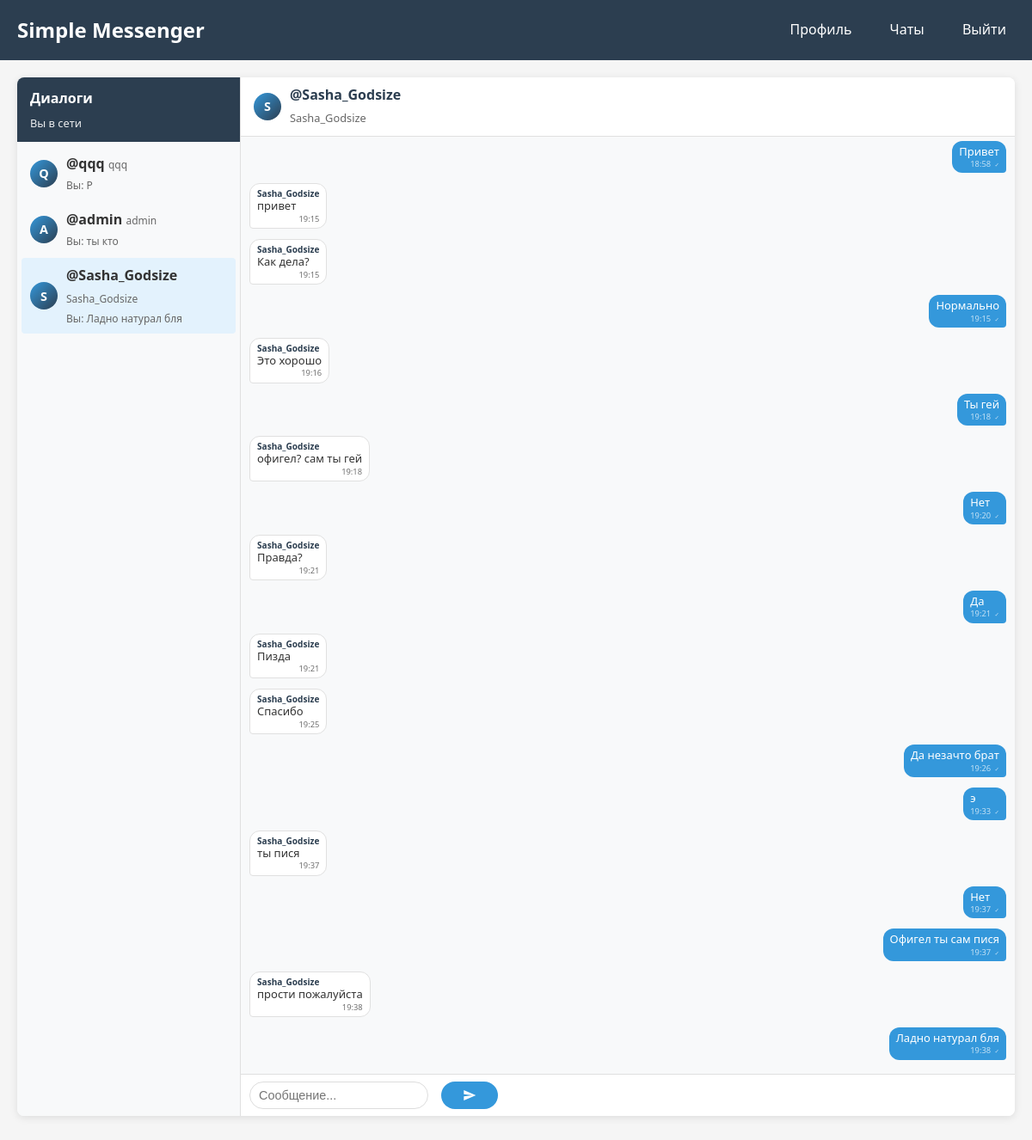
The page /chat/1 (signed in) on the database its author committed.
### tables this page shows
CREATE TABLE friends (
            id INTEGER PRIMARY KEY AUTOINCREMENT,
            user_id INTEGER NOT NULL,
            friend_id INTEGER NOT NULL,
            status TEXT DEFAULT 'pending',
            requested_at TIMESTAMP DEFAULT CURRENT_TIMESTAMP,
            accepted_at TIMESTAMP,
            FOREIGN KEY (user_id) REFERENCES users (id),
            FOREIGN KEY (friend_id) REFERENCES users (id),
            UNIQUE(user_id, friend_id)
        );

CREATE TABLE users (
            id INTEGER PRIMARY KEY AUTOINCREMENT,
            username TEXT UNIQUE NOT NULL,
            password TEXT NOT NULL,
            unique_nickname TEXT UNIQUE NOT NULL,
            created_at TIMESTAMP DEFAULT CURRENT_TIMESTAMP,
            last_seen TIMESTAMP DEFAULT CURRENT_TIMESTAMP
        );

CREATE TABLE messages (
            id INTEGER PRIMARY KEY AUTOINCREMENT,
            sender_id INTEGER NOT NULL,
            receiver_id INTEGER NOT NULL,
            message TEXT,
            message_type TEXT DEFAULT 'text',
            file_path TEXT,
            timestamp TIMESTAMP DEFAULT CURRENT_TIMESTAMP,
            read_status INTEGER DEFAULT 0,
            FOREIGN KEY (sender_id) REFERENCES users (id),
            FOREIGN KEY (receiver_id) REFERENCES users (id)
        );

### Мессенджер MAX/app.py (the view)
@app.route('/chat/<int:receiver_id>')
@login_required
def chat_with(receiver_id):
    receiver = db.get_user_by_id(receiver_id)
    if not receiver:
        flash('Пользователь не найден', 'error')
        return redirect(url_for('chat'))
    friends = db.get_friends_with_status(session['user_id'])
    is_friend = any(friend['id'] == receiver_id for friend in friends)
    if not is_friend:
        flash('Вы можете писать только друзьям', 'error')
        return redirect(url_for('chat'))
    db.mark_messages_as_read(session['user_id'], receiver_id)
    messages = db.get_messages(session['user_id'], receiver_id)
    for friend in friends:
        friend['unread_count'] = db.get_unread_count(session['user_id'], friend['id'])
        last_msg = db.get_last_message_preview(session['user_id'], friend['id'])
        friend['last_message'] = last_msg
        friend['active'] = (friend['id'] == receiver_id)
    def get_sort_key(friend):
        unread = -friend.get('unread_count', 0)
        if friend.get('status') == 'online':
            status = 0
        elif friend.get('status') == 'recently':
            status = 1
        else:
            status = 2
        return (unread, status)
    friends.sort(key=get_sort_key)
    stickers = db.get_stickers()
    return render_template('chat.html',
                         receiver=receiver,
                         messages=messages,
                         friends=friends,
                         stickers=stickers)

### Мессенджер MAX/app.py (called while the page is built)
def login_required(f):
    @wraps(f)
    def decorated_function(*args, **kwargs):
        if 'user_id' not in session:
            return redirect(url_for('login'))
        db.update_last_seen(session['user_id'])
        return f(*args, **kwargs)
    return decorated_function

### Мессенджер MAX/database.py (called while the page is built)
    def get_connection(self):
        return sqlite3.connect(self.db_name, detect_types=sqlite3.PARSE_DECLTYPES)

    def update_last_seen(self, user_id):
        conn = self.get_connection()
        cursor = conn.cursor()
        cursor.execute(
            'UPDATE users SET last_seen = CURRENT_TIMESTAMP WHERE id = ?',
            (user_id,)
        )
        conn.commit()
        conn.close()

    def get_user_by_id(self, user_id):
        conn = self.get_connection()
        cursor = conn.cursor()
        cursor.execute('SELECT id, username, unique_nickname FROM users WHERE id = ?', (user_id,))
        user = cursor.fetchone()
        conn.close()
        if user:
            status = self.get_user_status(user_id)
            return {
                'id': user[0],
                'username': user[1],
                'unique_nickname': user[2],
                'status': status
            }
        return None

    def get_messages(self, user1_id, user2_id):
        conn = self.get_connection()
        cursor = conn.cursor()
        cursor.execute('''
            SELECT m.id, m.sender_id, m.receiver_id, m.message, m.message_type, m.file_path,
                   strftime('%Y-%m-%d %H:%M:%S', m.timestamp) as timestamp,
                   u1.username as sender_name, u2.username as receiver_name
            FROM messages m
            JOIN users u1 ON m.sender_id = u1.id
            JOIN users u2 ON m.receiver_id = u2.id
            WHERE (m.sender_id = ? AND m.receiver_id = ?)
               OR (m.sender_id = ? AND m.receiver_id = ?)
            ORDER BY m.timestamp
        ''', (user1_id, user2_id, user2_id, user1_id))
        messages = cursor.fetchall()
        conn.close()
        return messages

    def get_unread_count(self, user_id, sender_id):
        conn = self.get_connection()
        cursor = conn.cursor()
        cursor.execute('''
            SELECT COUNT(*) FROM messages
            WHERE receiver_id = ? AND sender_id = ? AND read_status = 0
        ''', (user_id, sender_id))
        count = cursor.fetchone()[0]
        conn.close()
        return count

### Мессенджер MAX/templates/chat.html (shortened to what this page needs)
{% extends "base.html" %}
{% block styles %}
<link rel="stylesheet" href="{{ url_for('static', filename='chat.css') }}">
{% endblock %}
{% block content %}
<div class="chat-container" {% if receiver %}data-receiver-id="{{ receiver.id }}"{% endif %}>
    <div class="friends-sidebar">
        <div class="sidebar-header">
            <h3>Диалоги</h3>
            <div class="online-status">Вы в сети</div>
        </div>
        <div class="friends-list">
            {% for friend in friends %}
                <a href="{{ url_for('chat_with', receiver_id=friend.id) }}"
                   class="friend-item {% if receiver and friend.id == receiver.id %}active{% endif %}">
                    <div class="friend-avatar">
                        <div class="avatar-circle">{{ friend.username[0].upper() }}</div>
                    </div>
                    <div class="friend-info">
                        <strong>{{ friend.unique_nickname }}</strong>
                        <span class="friend-username">{{ friend.username }}</span>
                        {% if friend.last_message %}
                            <div class="last-message">
                                {% if friend.last_message.is_own %}Вы:{% endif %}
                                {{ friend.last_message.text|truncate(15) }}
                            </div>
                        {% endif %}
                    </div>
                </a>
            {% endfor %}
        </div>
    </div>
    <div class="chat-main">
        {% if receiver %}
            <div class="chat-header">
                <div class="partner-avatar">
                    <div class="avatar-circle">{{ receiver.username[0].upper() }}</div>
                </div>
                <div class="partner-info">
                    <h3>{{ receiver.unique_nickname }}</h3>
                    <span class="partner-username">{{ receiver.username }}</span>
                </div>
            </div>
<div class="messages-container" id="messages-container">
    {% for message in messages %}
        <div class="message-wrapper {% if message[1] == session.user_id %}own-message{% else %}other-message{% endif %}"
             data-message-id="{{ message[0] }}">
            <div class="message {% if message[1] == session.user_id %}own{% else %}other{% endif %}">
                {% if message[1] != session.user_id %}
                    <div class="message-sender">{{ message[7] }}</div>
                {% endif %}
                <div class="message-content">{{ message[3] }}</div>
                <div class="message-time">
                    {% if message[6] %}
                        {% if message[6] is string %}
                            {{ message[6].split(' ')[1][:5] if ' ' in message[6] else message[6] }}
                        {% else %}
                            {{ message[6].strftime('%H:%M') }}
                        {% endif %}
                    {% endif %}
                    {% if message[1] == session.user_id %}
                        <span class="read-status">✓</span>
                    {% endif %}
                </div>
            </div>
        </div>
    {% else %}
        <div style="text-align: center; padding: 20px; color: #666;">
            Нет сообщений
        </div>
    {% endfor %}
</div>
            <form method="POST" action="{{ url_for('send_message') }}" class="message-form" id="message-form">
                <div class="input-group">
                    <input type="text"
                           name="message"
                           id="message-input"
                           placeholder="Сообщение..."
                           required>
                    <button type="submit" class="send-button">
                        <svg viewBox="0 0 24 24" fill="white">
                            <path d="M2.01 21L23 12 2.01 3 2 10l15 2-15 2z"/>
                        </svg>
                    </button>
                </div>
            </form>
        {% else %}
            <div style="flex: 1; display: flex; align-items: center; justify-content: center; color: #666;">
                Выберите диалог
            </div>
        {% endif %}
    </div>
</div>
{% endblock %}

### Мессенджер MAX/static/style.css (style rules this page uses)
* { margin: 0; padding: 0; box-sizing: border-box; }
body { font-family: 'Segoe UI', Tahoma, Geneva, Verdana, sans-serif; line-height: 1.6; color: #333; background-color: #f5f5f5; }
button { width: 100%; padding: 12px; background-color: #3498db; color: white; border: none; border-radius: 4px; font-size: 16px; cursor: pointer; transition: background-color 0.3s; }
.chat-container { display: flex; height: calc(100vh - 120px); background-color: white; border-radius: 8px; overflow: hidden; box-shadow: 0 2px 10px rgba(0,0,0,0.1); }
.chat-header { padding: 20px; background-color: #f8f9fa; border-bottom: 1px solid #eee; }
.message { max-width: 70%; padding: 10px 15px; border-radius: 15px; margin-bottom: 10px; }
.message.own { align-self: flex-end; background-color: #3498db; color: white; }
.message.other { align-self: flex-start; background-color: #f1f1f1; }
.message-sender { font-size: 0.8em; font-weight: bold; margin-bottom: 5px; }
.message-time { font-size: 0.7em; opacity: 0.7; text-align: right; margin-top: 5px; }
.message-form { display: flex; padding: 20px; border-top: 1px solid #eee; background-color: #f8f9fa; }
.message-form input { flex: 1; padding: 12px; border: 1px solid #ddd; border-radius: 25px; font-size: 16px; margin-right: 10px; }
.message-form button { width: auto; padding: 12px 25px; border-radius: 25px; }
.message-wrapper { animation: fadeIn 0.3s ease-out; }
.own-message .message { animation: slideInRight 0.3s ease-out; }
.other-message .message { animation: slideInLeft 0.3s ease-out; }
.friend-item { position: relative; overflow: hidden; }
.friend-item::before { content: ''; position: absolute; top: 0; left: -100%; width: 100%; height: 100%; background: linear-gradient(90deg, transparent, rgba(255,255,255,0.2), transparent); transition: left 0.5s; }

### rows shown on the page
friends: username "Q", unique_nickname "@qqq", username "qqq", last_message.text "Р"
friends: username "A", unique_nickname "@admin", username "admin", last_message.text "ты кто"
friends: username "S", unique_nickname "@Sasha_Godsize", username "Sasha_Godsize", last_message.text "Ладно натурал бля"
users: username "S", unique_nickname "@Sasha_Godsize", username "Sasha_Godsize"
messages: message "Привет", message "18:58"
messages: username "Sasha_Godsize", message "привет", message "19:15"
messages: username "Sasha_Godsize", message "Как дела?", message "19:15"
messages: message "Нормально", message "19:15"
messages: username "Sasha_Godsize", message "Это хорошо", message "19:16"
messages: message "Ты гей", message "19:18"
messages: username "Sasha_Godsize", message "офигел? сам ты гей", message "19:18"
messages: message "Нет", message "19:20"
messages: username "Sasha_Godsize", message "Правда?", message "19:21"
messages: message "Да", message "19:21"
messages: username "Sasha_Godsize", message "Пизда", message "19:21"
messages: username "Sasha_Godsize", message "Спасибо", message "19:25"
messages: message "Да незачто брат", message "19:26"
messages: message "э", message "19:33"
messages: username "Sasha_Godsize", message "ты пися", message "19:37"
messages: message "Нет", message "19:37"
messages: message "Офигел ты сам пися", message "19:37"
messages: username "Sasha_Godsize", message "прости пожалуйста", message "19:38"
messages: message "Ладно натурал бля", message "19:38"
